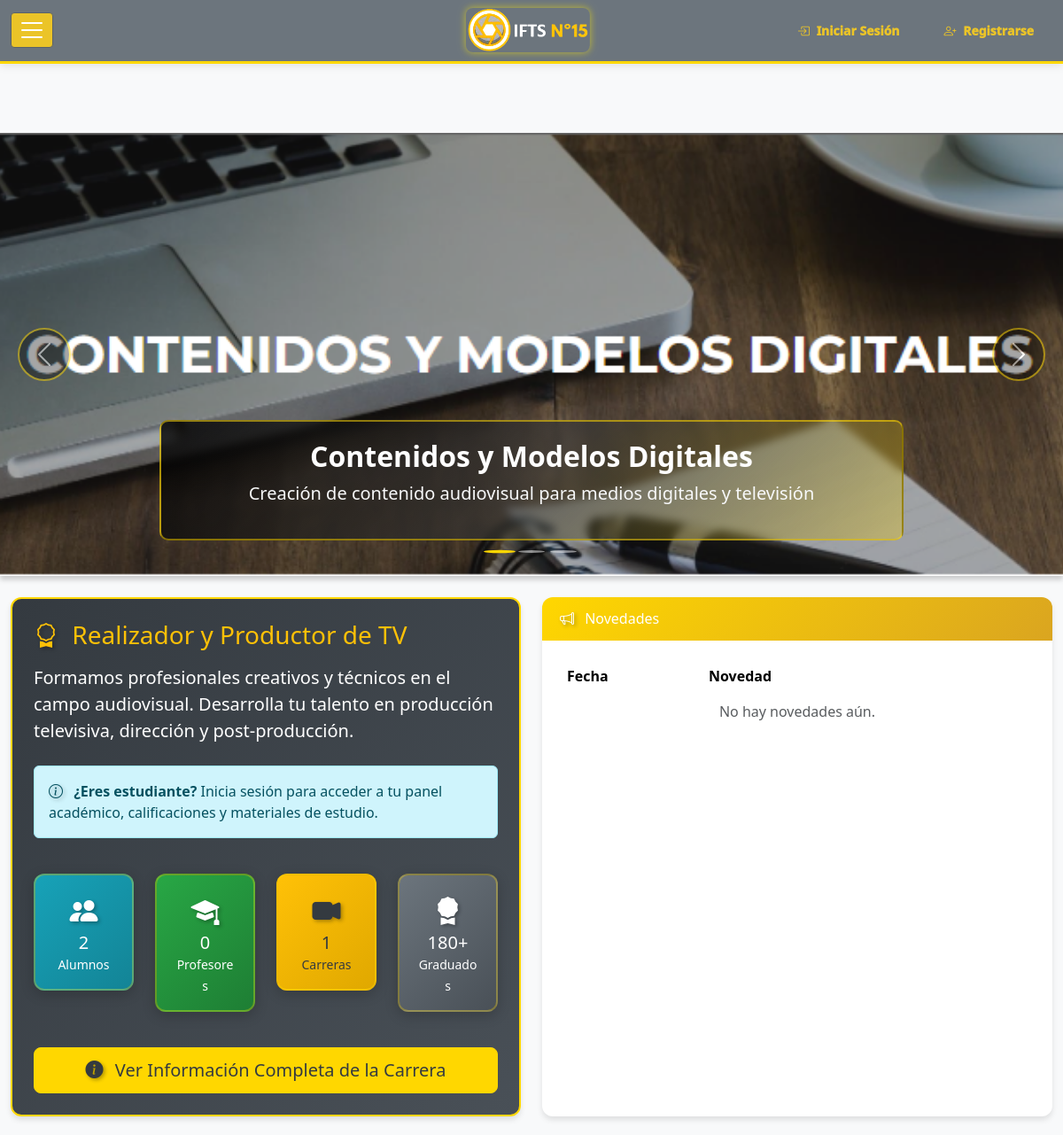
Before: / (upper part) with the older database file.
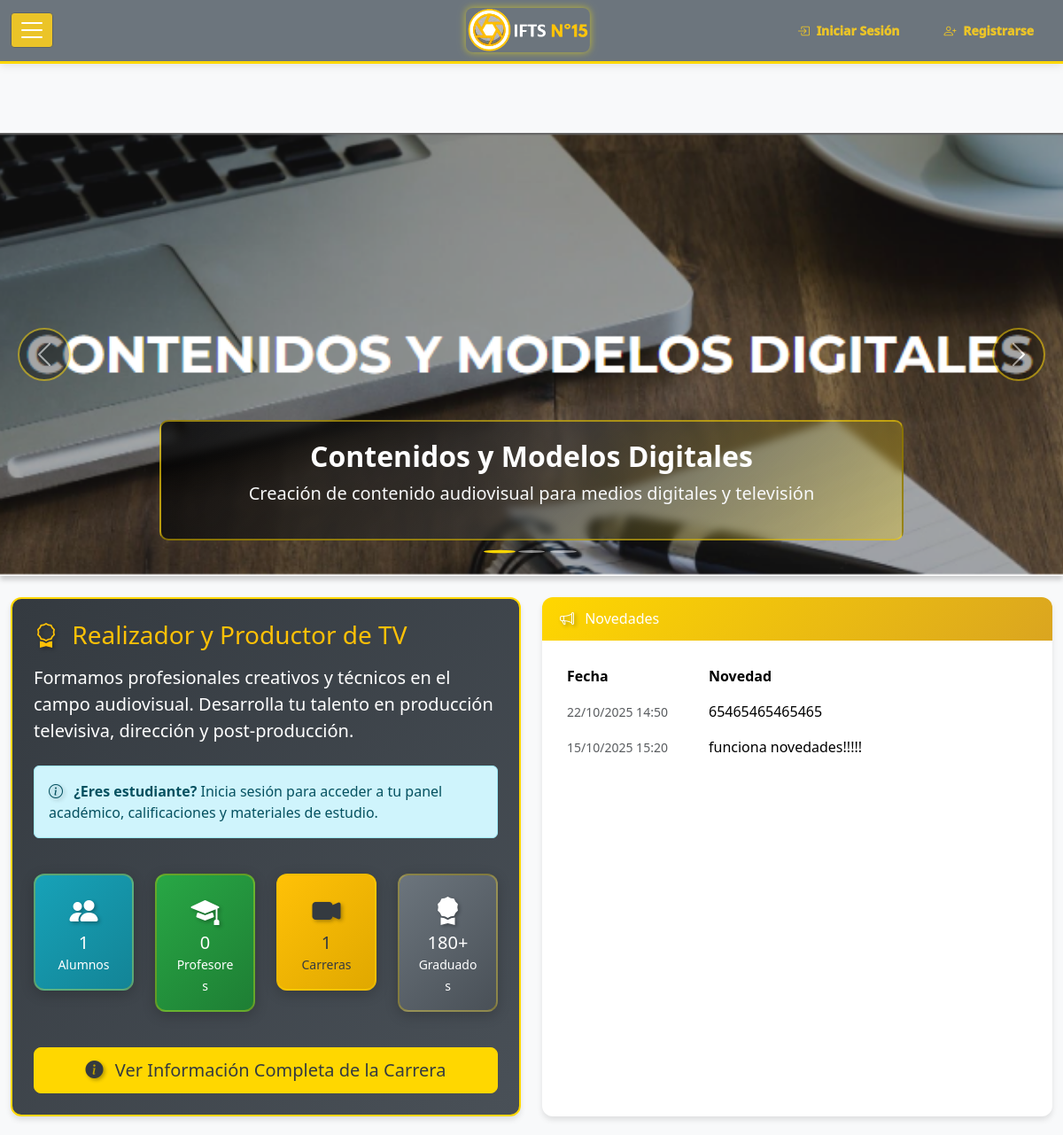
After: the same page with the newer database file.
### tables this page shows
CREATE TABLE `novedades` (
  `id_novedades` int(11) NOT NULL,
  `novedad` varchar(250) NOT NULL,
  `idCreate` timestamp NOT NULL DEFAULT current_timestamp(),
  `idUpdate` timestamp NOT NULL DEFAULT current_timestamp() ON UPDATE current_timestamp(),
  `habilitado` int(1) NOT NULL DEFAULT 1,
  `cancelado` int(1) NOT NULL DEFAULT 0
);

### src/Model/Novedades.php (called while the page is built, shortened)
<?php
class Novedades {
	public static function listar($conn) {
		$sql = "SELECT id_novedades, novedad, idCreate FROM novedades WHERE habilitado=1 AND cancelado=0 ORDER BY id_novedades DESC";
		$result = $conn->query($sql);
		$novedades = [];
		while ($row = $result->fetch_assoc()) {
			$novedades[] = $row;
		}
		return $novedades;
	}
}

### src/Controllers/novedadesController.php (called while the page is built, shortened)
<?php
require_once __DIR__ . '/../Model/Novedades.php';
$db = new ConectionDB();
$conn = $db->getConnection();
$novedades = Novedades::listar($conn);

### index.php (shortened to what the rows shown need)
<?php include __DIR__ . '/src/Template/head.php'; ?>
<main class="flex-fill">
    <div id="carouselHero" class="carousel slide carousel-hero" data-bs-ride="carousel" data-bs-interval="5000">
        <div class="carousel-inner">
            <div class="carousel-item active">
                <div class="carousel-caption d-none d-md-block">
                    <div class="carousel-caption-custom">
                        <h2 class="fw-bold text-white">Contenidos y Modelos Digitales</h2>
                    </div>
                </div>
            </div>
        </div>
    </div>
    <div class="container-fluid py-4">
        <div class="row justify-content-center align-items-stretch mb-4">
            <div class="col-12 col-md-6 d-flex">
                <div class="card h-100 flex-fill mb-4" style="min-height:340px;">
                    <div class="card-body d-flex flex-column justify-content-between" style="height:100%;">
                        <?php
                        require_once __DIR__ . '/src/Controllers/novedadesController.php';
                        echo '<div class="table-responsive" style="min-height:220px;max-height:320px;overflow-y:auto;">';
                        echo '<table class="table table-borderless align-middle mb-0 w-100">';
                        echo '<thead><tr><th style="width: 160px;">Fecha</th><th>Novedad</th></tr></thead><tbody>';
                        if (isset($novedades) && count($novedades) > 0) {
                            foreach ($novedades as $nov) {
                                echo '<tr>';
                                echo '<td class="text-muted small">' . date('d/m/Y H:i', strtotime($nov['idCreate'])) . '</td>';
                                echo '<td>' . htmlspecialchars($nov['novedad']) . '</td>';
                                echo '</tr>';
                            }
                        } else {
                            echo '<tr><td colspan="2" class="text-center text-muted">No hay novedades aún.</td></tr>';
                        }
                        echo '</tbody></table></div>';
                        ?>
                    </div>
                </div>
            </div>
        </div>
    </div>
</main>
</body>
</html>

Changed rows visible on the page:
added novedades: idCreate "22/10/2025 14:50", novedad "65465465465465"
added novedades: idCreate "15/10/2025 15:20", novedad "funciona novedades!!!!!"
Other visible differences:
$alumnos: "2" → "1"
text no longer shown: "No hay novedades aún."
